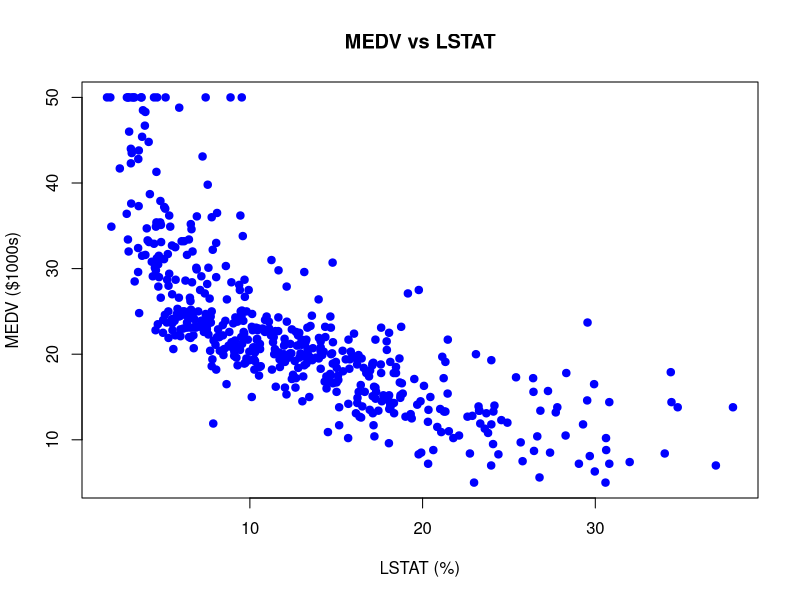
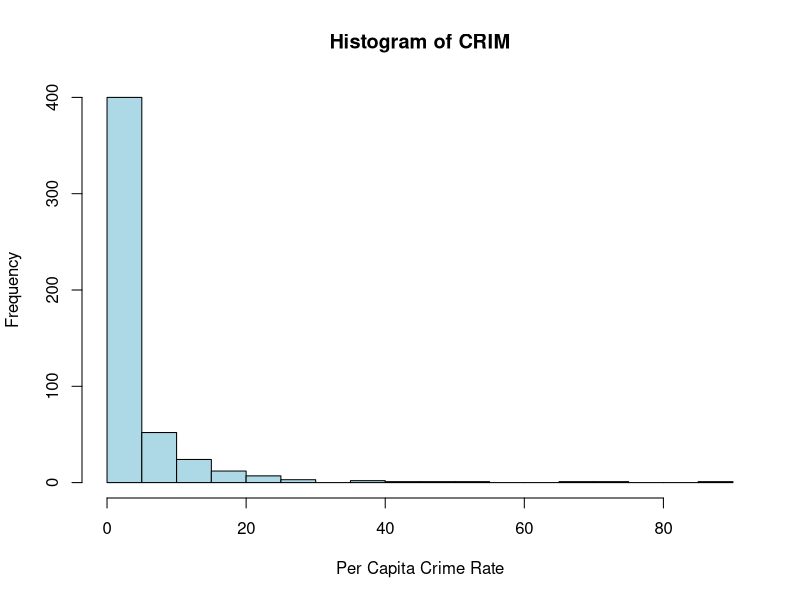
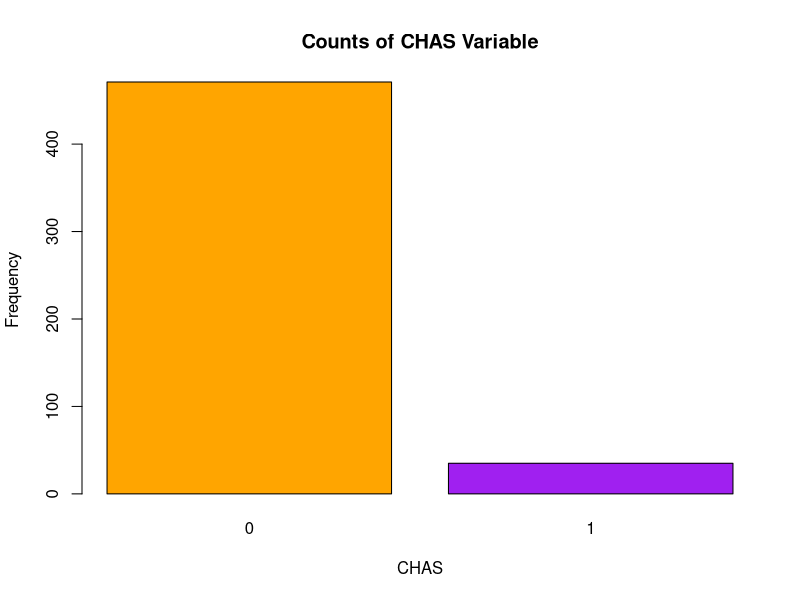
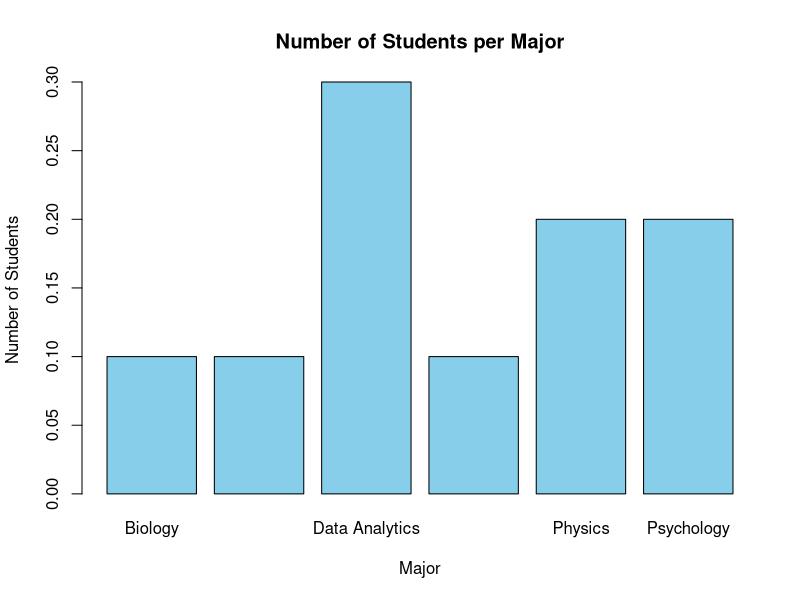
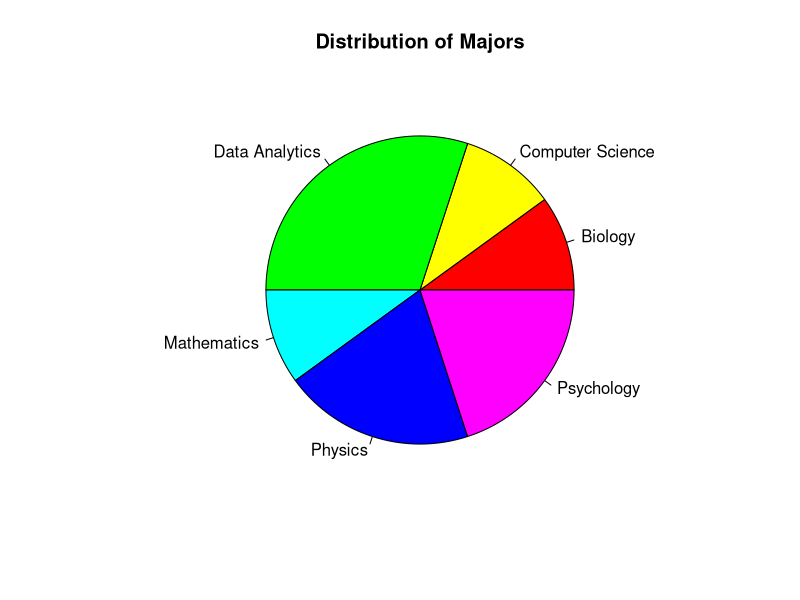
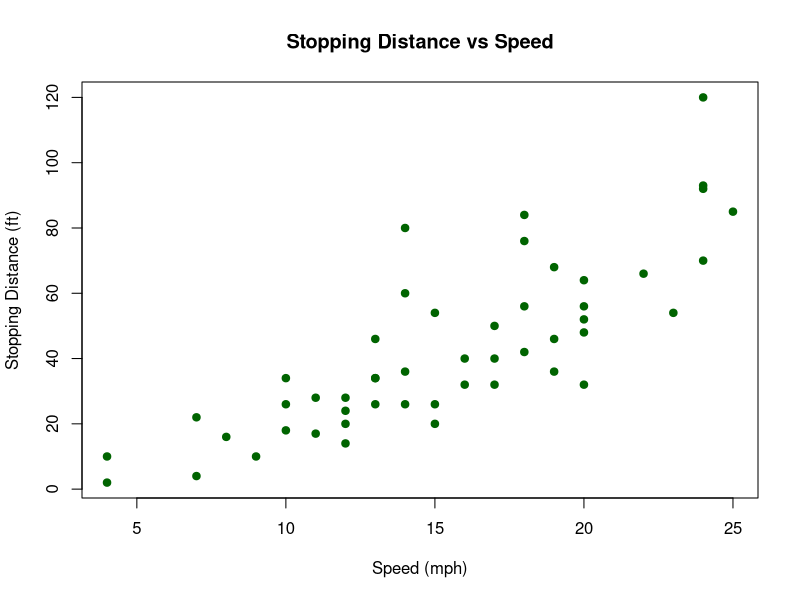
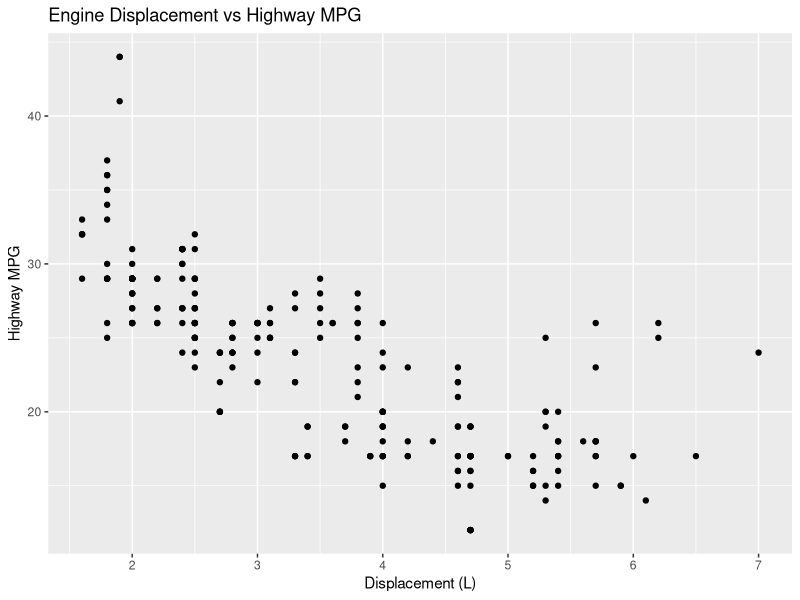
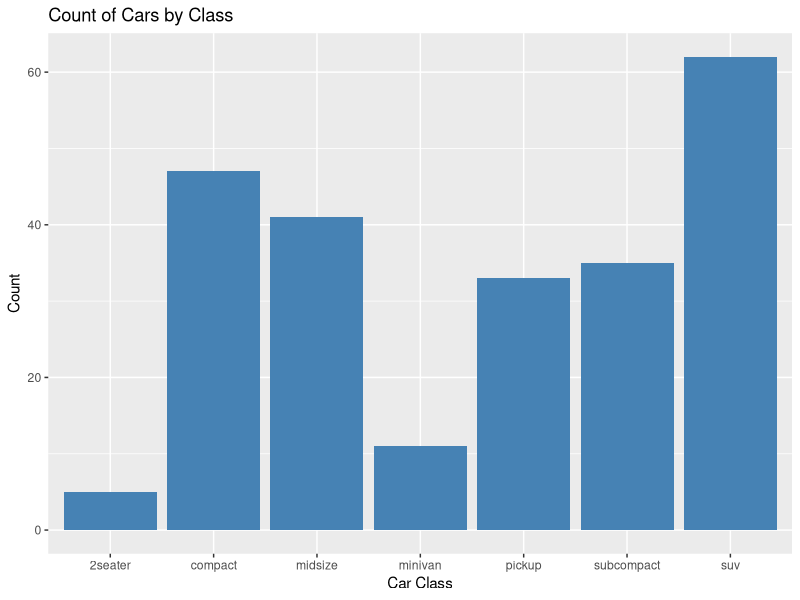

Write R code to recreate these figures, in order.
## ---- chunk 1
# Solution

my_number <- 42
greeting <- "Hello, R!"
is_sunny <- FALSE
## ---- chunk 2
# Solution

# 1. Sum
sum_result <- 25 + 17
sum_result  # Output: 42

# 2. Multiplication
product <- 6 * 7
product  # Output: 42

# 3. Division and Subtraction
result <- (100 / 4) - 15
result  # Output: 10
## ---- chunk 3
# Solution

# 1. Numeric vector
temperatures <- c(23, 17, 21, 19, 25)

# 2. Character vector
fruits <- c("apple", "banana", "cherry")

# 3. Sequence
my_sequence <- 1:20
## ---- chunk 4
# Solution

# 1. Mean
mean_temp <- mean(temperatures)
mean_temp  # Output: 21

# 2. Median
median_temp <- median(temperatures)
median_temp  # Output: 21

# 3. Variance and Standard Deviation
variance_temp <- var(temperatures)
sd_temp <- sd(temperatures)
variance_temp  # Output: 10
sd_temp        # Output: 3.162278
## ---- chunk 5
# Solution

# 1. Printing numbers from 1 to 10
for (i in 1:10) {
  print(i)
}

# 2. Printing each fruit
for (fruit in fruits) {
  print(fruit)
}

# 3. Calculating squares
squares <- c()
for (i in 1:5) {
  squares[i] <- i^2
}
squares  # Output: 1 4 9 16 25
## ---- chunk 6
# Solution

# 1. Function to add three
add_three <- function(x) {
  return(x + 3)
}

# 2. Function to check if a number is even
is_even <- function(x) {
  return(x %% 2 == 0)
}

# 3. Function to convert Fahrenheit to Celsius
fahrenheit_to_celsius <- function(f) {
  c <- (f - 32) * 5/9
  return(c)
}
## ---- chunk 7
# Solution

# 1. Creating the data frame
students <- data.frame(
  Name = c("Alice", "Bob", "Charlie", "Diana", "Ethan", "Fiona", "George", "Hannah", "Irene", "Jack"),
  Age = c(20, 22, 19, 21, 23, 20, 22, 21, 20, 22),
  Major = c("Mathematics", "Physics", "Data Analytics", "Biology", "Computer Science", "Data Analytics", "Data Analytics", "Psychology", "Psychology", "Physics")
)

# 2. Adding the GPA column
students$GPA <- c(3.5, 3.8, 3.2, 3.7, 3.9, 3.4, 3.6, 3.8, 3.3, 3.7)

# 3. Accessing the Major column
majors <- students$Major
majors  # Output: vector of majors
## ---- chunk 8
# Solution

# 1. Install and load MASS package
# install.packages("MASS")
library(MASS)

# 2. Load the Boston dataset
data(Boston)

# 3. Display the first six rows
head(Boston)
## ---- chunk 9
# Solution

# 1. Scatter plot
plot(Boston$lstat, Boston$medv,
     xlab = "LSTAT (%)",
     ylab = "MEDV ($1000s)",
     main = "MEDV vs LSTAT",
     pch = 19,
     col = "blue")

# 2. Histogram
hist(Boston$crim,
     breaks = 30,
     main = "Histogram of CRIM",
     xlab = "Per Capita Crime Rate",
     col = "lightblue")

# 3. Bar plot
chas_counts <- table(Boston$chas)
barplot(chas_counts,
        main = "Counts of CHAS Variable",
        xlab = "CHAS",
        ylab = "Frequency",
        col = c("orange", "purple"))
## ---- chunk 10
# Solution

# 1. Barplot
major_counts <- table(students$Major)
barplot(major_counts/nrow(students),
        main = "Number of Students per Major",
        xlab = "Major",
        ylab = "Number of Students",
        col = "skyblue")

# 2. Pie chart
pie(major_counts,
    main = "Distribution of Majors",
    labels = names(major_counts),
    col = rainbow(length(major_counts)))
## ---- chunk 11
# Solution

plot(cars$speed, cars$dist,
     xlab = "Speed (mph)",
     ylab = "Stopping Distance (ft)",
     main = "Stopping Distance vs Speed",
     pch = 19,
     col = "darkgreen")
## ---- chunk 12
# Solution

# 1. Install and load ggplot2
# install.packages("ggplot2")  # Uncomment if not already installed
library(ggplot2)

# 2. Scatter plot
ggplot(data = mpg, aes(x = displ, y = hwy)) +
  geom_point() +
  labs(title = "Engine Displacement vs Highway MPG",
       x = "Displacement (L)",
       y = "Highway MPG")

# 3. Bar plot
ggplot(data = mpg, aes(x = class)) +
  geom_bar(fill = "steelblue") +
  labs(title = "Count of Cars by Class",
       x = "Car Class",
       y = "Count")

# 4. Histogram
ggplot(data = mpg, aes(x = cty)) +
  geom_histogram(binwidth = 2, fill = "coral", color = "black") +
  labs(title = "Histogram of City MPG",
       x = "City MPG",
       y = "Frequency")
## ---- chunk 13
# Solution

# 1. Scatter plot colored by class
ggplot(data = mpg, aes(x = displ, y = hwy, color = class)) +
  geom_point() +
  labs(title = "Displacement vs Highway MPG by Class",
       x = "Displacement (L)",
       y = "Highway MPG")

# 2. Add smoothing line
ggplot(data = mpg, aes(x = displ, y = hwy)) +
  geom_point() +
  geom_smooth(method = "loess") +
  labs(title = "Displacement vs Highway MPG with Smoothing Line",
       x = "Displacement (L)",
       y = "Highway MPG")

# 3. Facet by year
ggplot(data = mpg, aes(x = displ, y = hwy)) +
  geom_point() +
  facet_wrap(~ year) +
  labs(title = "Displacement vs Highway MPG Faceted by Year",
       x = "Displacement (L)",
       y = "Highway MPG")
## ---- chunk 14
# Solution

# 1. Descriptive statistics
mean_sepal <- mean(iris$Sepal.Length)
median_sepal <- median(iris$Sepal.Length)
variance_sepal <- var(iris$Sepal.Length)
sd_sepal <- sd(iris$Sepal.Length)

mean_sepal      # Output: 5.843333
median_sepal    # Output: 5.8
variance_sepal  # Output: 0.6856935
sd_sepal        # Output: 0.8280661

# 2. Mode of Species
species_counts <- table(iris$Species)
mode_species <- names(species_counts)[which.max(species_counts)]
mode_species   # Output: All species have equal counts

# 3. Summary of iris dataset
summary(iris)
## ---- chunk 15
# Solution

# Load dplyr package
# install.packages("dplyr")  # Uncomment if not already installed
library(dplyr)

# 1. Select columns
selected_data <- select(iris, Sepal.Length, Species)
head(selected_data)

# 2. Filter for setosa species
setosa_data <- filter(iris, Species == "setosa")
head(setosa_data)

# 3. Arrange in descending order
arranged_data <- arrange(iris, desc(Petal.Width))
head(arranged_data)
## ---- chunk 16
# Solution

# 1. Calculating frequencies
species_freq <- table(iris$Species)
species_freq

# 2. Bar plot
barplot(species_freq,
        main = "Frequency of Iris Species",
        xlab = "Species",
        ylab = "Count",
        col = "lightgreen")
## ---- chunk 17
# Solution

# 1. If statement
num <- -3
if (num > 0) {
  print("Positive")
} else if (num < 0) {
  print("Negative")
} else {
  print("Zero")
}

# 2. While loop for factorial
factorial_result <- 1
counter <- 5
while (counter > 0) {
  factorial_result <- factorial_result * counter
  counter <- counter - 1
}
factorial_result  # Output: 120
